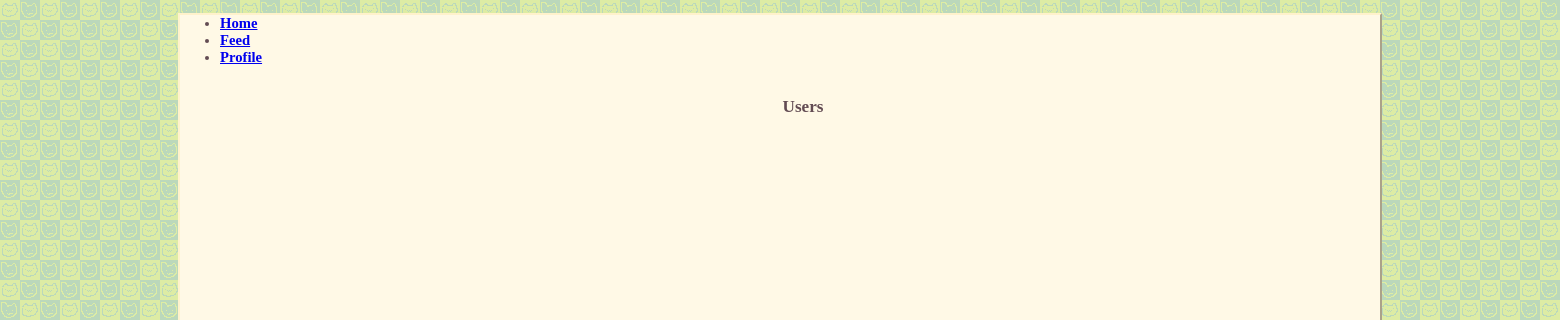
The page /feed on the database as committed earlier.
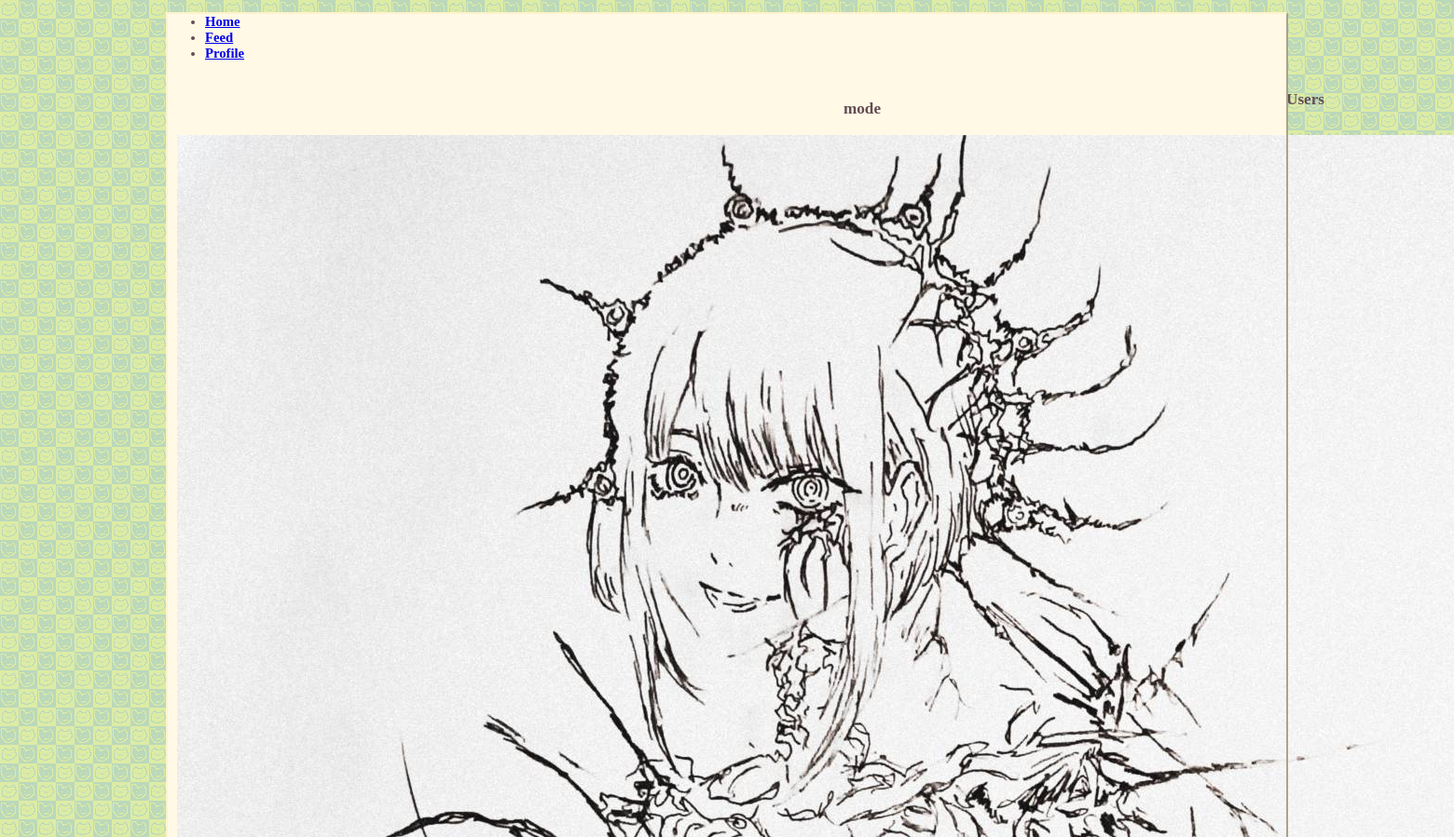
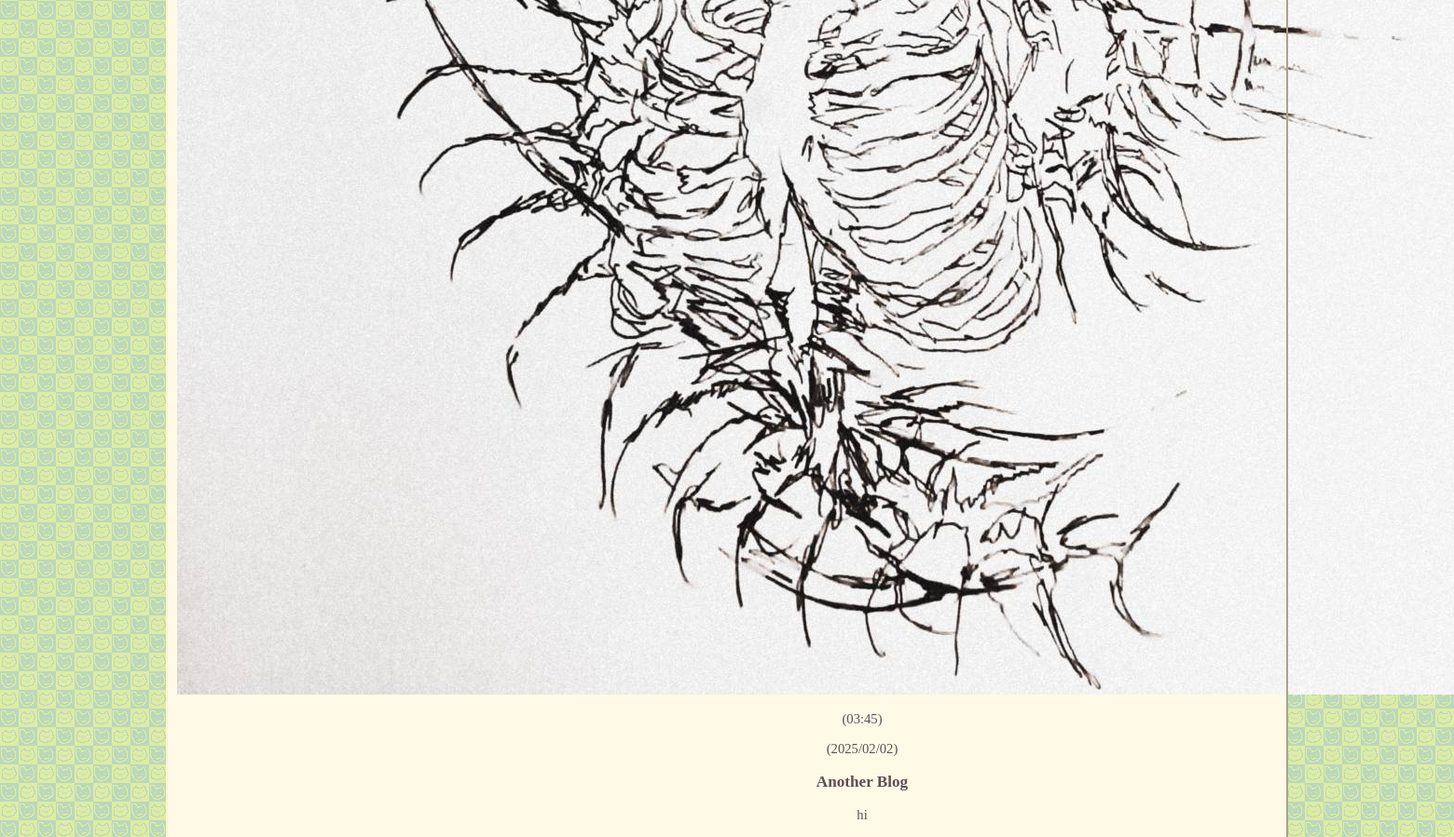
The same page on the database as committed later (2 pictures, top to bottom).
### app.py (models this page shows, shortened)
class Blog(db.Model):
    id = db.Column(db.Integer, primary_key=True)
    timestamp = db.Column(db.DateTime(), default=datetime.utcnow)
    title = db.Column(db.String(120), nullable=True)
    content = db.Column(db.String(), nullable=True)
    username = db.Column(db.String(80), db.ForeignKey("user.username"), nullable=False)
    user = db.relationship("User", backref=db.backref('blogs', lazy=True))
    def to_dict(self):
        return {
            "username": self.username,
            "pfp": User.query.filter_by(username=self.username).first().profile_picture,
            "title": self.title,
            "date": self.timestamp.strftime('(%Y/%m/%d)'),
            "time": self.timestamp.strftime('(%H:%M)'),
            "content": self.content
        }

class User(db.Model):
    id = db.Column(db.Integer, primary_key=True)
    username = db.Column(db.String(80), nullable=False, unique=True)
    email = db.Column(db.String(120), nullable=False, unique=True)
    password = db.Column(db.String(120), nullable=False)
    profile_picture = db.Column(db.String(300), nullable=False, default='/static/images/album.webp')
    site_url = db.Column(db.String(120), nullable=True)

### app.py (the view)
@app.route("/feed")
def show_feed():
    blogs = Blog.query.order_by(Blog.timestamp.desc()).all()
    return render_template("feed.html", blogs=blogs)

### templates/feed.html (shortened to what this page needs)
<!DOCTYPE html>
<html lang="en">
<head>
    <link rel="stylesheet" href="../static/styles/feed.css">
</head>
<body>
    <nav>
        <ul>
            <li><a href="/dashboard">Home</a></li>
            <li id="selected"><a href="/feed">Feed</a></li>
            <li><a href="/profile">Profile</a></li>
        </ul>
    </nav>
    <main>
        <section class="content">
            {% for post in blogs %}
                <div class="contentcontainer">
                    <div class="leftcontent">
                        <h3>{{post.username}}</h3>
                        <img src={{post.to_dict().pfp}}>
                        <p>{{post.to_dict().time}}</p>
                        <p>{{post.to_dict().date}}</p>
                    </div>
                    <div class="rightcontent">
                        <h3>{{post.title}}</h3>
                        <p>{{post.content}}</p>
                    </div>
                </div>
            {% endfor %}
        </section>
        <section class="usercontainer">
            <h3>Users</h3>
            <div id="user-list">
            </div>
        </section>
    </main>
</body>
</html>

### static/styles/feed.css (style rules this page uses)
* { box-sizing: border-box; }
html { background-image: url(../assets/nekopattern.png); color: #634c53; font: 11pt "MS PGothic", Tahoma, Verdana; height: 100%; }
body { min-width: 730px; min-height: 100%; background-color: #fff9e6; max-width: 1200px; margin: 0 auto; outline: 2px outset #FFF2CC; }
a { font-weight: bold; }
main { display: flex; flex-direction: row; justify-content: space-evenly; }
section { width: 100%; display: flex; flex-direction: row; }
.content { padding: 10px 0 0 10px; text-align:center; width:100%; }

Rows that differ between the two databases and show on the page:
added Blog: username "mode", to_dict (picture), to_dict "(03:45)", to_dict "(2025/02/02)", title "Another Blog", content "hi"
